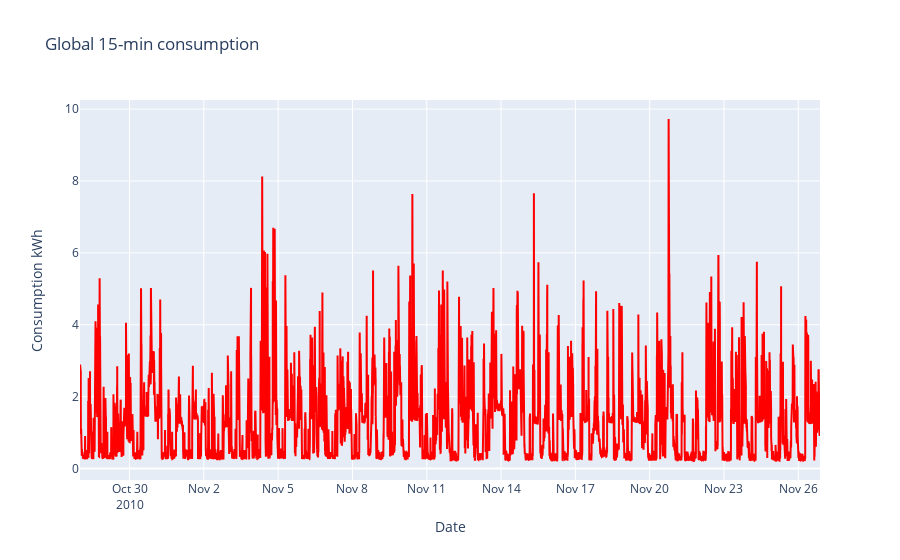

Source (notebook cell):
### Code cell
trace0=go.Scatter(
        y=df_30_days.Global_active_power,
        x=df_30_days.index,
        mode='lines',
        marker=dict(
        color="red",
        size=5,
        opacity=0.5
        ),
        name="Global active power daily"
    )








data=[trace0]
figure=go.Figure(
    data=data,
    layout=go.Layout(
        title="Global 15-min consumption",
        yaxis=dict(title="Consumption kWh"),
        xaxis=dict(title="Date")

    
    ))
iplot(figure)

### Figure 1 — Plotly figure (JSON) as saved in the notebook; plotly's stock layout.template omitted (floating-point values rounded to 4 significant figures; data arrays with more than 128 entries replaced by an {"elided": "..."} marker saying what was removed)
{"data": [{"marker": {"color": "red", "opacity": 0.5, "size": 5}, "mode": "lines", "name": "Global active power daily", "type": "scatter", "x": {"elided": "43023 str values"}, "y": {"elided": "43023 float values"}}], "layout": {"title": {"text": "Global 15-min consumption"}, "xaxis": {"title": {"text": "Date"}}, "yaxis": {"title": {"text": "Consumption kWh"}}}}
